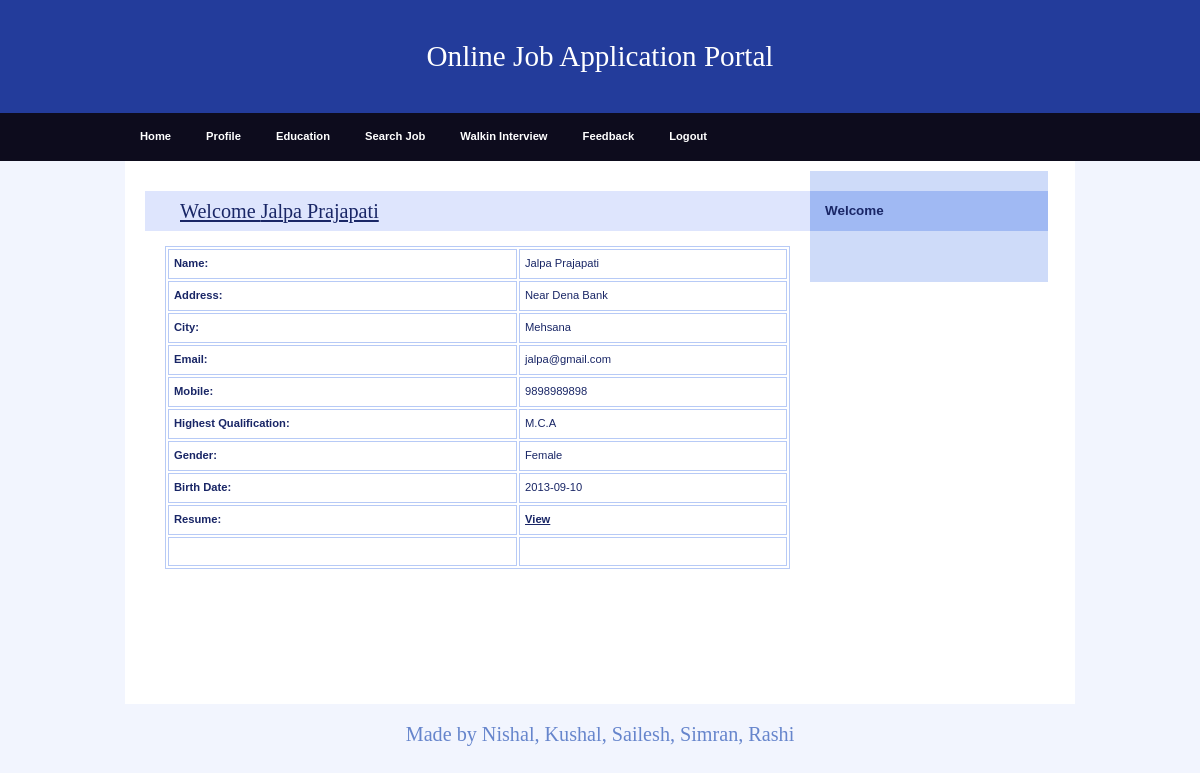
Page /JobSeeker/Profile.php (signed in) on the committed database.
### tables this page shows
CREATE TABLE IF NOT EXISTS `jobseeker_reg` (
  `JobSeekId` int(11) NOT NULL AUTO_INCREMENT,
  `JobSeekerName` varchar(20) NOT NULL,
  `Address` varchar(100) NOT NULL,
  `City` varchar(20) NOT NULL,
  `Email` varchar(40) NOT NULL,
  `Mobile` bigint(20) NOT NULL,
  `Qualification` varchar(20) NOT NULL,
  `Gender` varchar(10) NOT NULL,
  `BirthDate` date NOT NULL,
  `Resume` varchar(200) NOT NULL,
  `Status` varchar(10) NOT NULL,
  `UserName` varchar(20) NOT NULL,
  `Password` varchar(20) NOT NULL,
  `Question` varchar(100) NOT NULL,
  `Answer` varchar(50) NOT NULL,
  PRIMARY KEY (`JobSeekId`),
  KEY `JobSeekId` (`JobSeekId`)
);

### JobSeeker/Profile.php (the view, shortened to what this page needs)
<!DOCTYPE html>
<html>
<head>
  <link rel="stylesheet" media="screen,projection" type="text/css" href="./css/main.css" />
  <link rel="stylesheet" media="print" type="text/css" href="./css/print.css" />
</head>
<body>
  <div id="main" class="box">
    <?php
    include "Header.php"
    ?>
    <?php
    include "menu.php"
    ?>
    <div id="page" class="box">
      <div id="page-in" class="box">
        <div id="content">
          <div class="article">
            <h2><span><a href="#">Welcome <?php echo $_SESSION['Name']; ?></a></span></h2>
            <?php
            $ID = $_SESSION['ID'];
            $con = mysqli_connect("localhost", "nishal", "Nishal1337", "job");
            $sql = "select * from jobseeker_reg where JobSeekId='" . $ID . "'  ";
            $result = mysqli_query($con, $sql);
            $row = mysqli_fetch_array($result)
            ?>
            <table width="100%" border="1" cellspacing="2" cellpadding="2">
              <tr>
                <td><strong>Name:</strong></td>
                <td><?php echo $row['JobSeekerName']; ?></td>
              </tr>
              <tr>
                <td><strong>Address:</strong></td>
                <td><?php echo $row['Address']; ?></td>
              </tr>
              <tr>
                <td><strong>City:</strong></td>
                <td><?php echo $row['City']; ?></td>
              </tr>
              <tr>
                <td><strong>Email:</strong></td>
                <td><?php echo $row['Email']; ?></td>
              </tr>
              <tr>
                <td><strong>Mobile:</strong></td>
                <td><?php echo $row['Mobile']; ?></td>
              </tr>
              <tr>
                <td><strong>Highest Qualification:</strong></td>
                <td><?php echo $row['Qualification']; ?></td>
              </tr>
              <tr>
                <td><strong>Gender:</strong></td>
                <td><?php echo $row['Gender']; ?></td>
              </tr>
              <tr>
                <td><strong>Birth Date:</strong></td>
                <td><?php echo $row['BirthDate']; ?></td>
              </tr>
              <tr>
                <td><strong>Resume:</strong></td>
                <td><a href="../upload/<?php echo $row['Resume']; ?>" target="_blank"><strong>View</strong></a></td>
              </tr>
              <tr>
                <td>&nbsp;</td>
                <td>&nbsp;</td>
              </tr>
            </table>
            <p>&nbsp;</p>
            <p class="btn-more box noprint">&nbsp;</p>
          </div>
        </div>
        <?php
        include "right.php"
        ?>
      </div>
    </div>
    <?php
    include "footer.php"
    ?>
  </div>
</body>
</html>

### JobSeeker/css/main.css (style rules this page uses)
* { min-height: 1px; }
body { border: 0; margin: 0; padding: 0; background: #f2f5fe; font: 70%/160% "verdana", sans-serif; color: #192666; _text-align: center; }
a { color: #192666; }
p { border: 0; margin: 15px 0; padding: 0; line-height: 30px; }
div { display: block; border: 0; margin: 0; padding: 0; }
h1, h2, h3, h4, h5 { border: 0; margin: 10px 0; padding: 0; font-weight: bold; }
h2 { font-size: 180%; line-height: 100%; font-family: "georgia", serif; font-weight: normal; }
table { display: table; margin: 15px 0; padding: 0; border: 1px solid #b7caf6; font-size: 100%; }
tr { display: table-row; }
th, td { display: table-cell; border: 1px solid #b7caf6; margin: 0; padding: 5px; vertical-align: top; text-align: left; }
a, img, span { border: 0; margin: 0; padding: 0; }
strong, .strong { font-weight: bold; }
.box { min-height: 1px; _height: 1px; }
.box:after { content: "."; display: block; line-height: 0px; font-size: 0px; visibility: hidden; clear: both; }
#main { margin: 0px auto 0 auto; _text-align: left; }
#page { min-height: 1px; width: 950px; margin: 0 auto; background: #fff; _height: 1px; }
#page-in { min-height: 1px; padding: 10px 0; _height: 1px; }
#content { float: left; width: 70%; _width: 72%; margin: 0; padding: 0 0 0 20px; }
#content .article { clear: both; margin: 0; padding: 20px; }
#content .article h2 { margin: 0 -20px; padding: 10px; background: #dee5fd; color: #192666; }
#content .article h2 span { padding-left: 25px; }
#content .article p { text-align: justify; }
#content .btn-more { margin: 0 0 15px 0; padding: 0; border: 0; position: relative; }

### JobSeeker/css/print.css (style rules this page uses)
body { border:0; margin:0; padding:0; font-size:12pt }
a { color:#000; text-decoration:none; }
h1, h2, h3 { page-break-after:avoid; page-break-inside:avoid; }
table { border-collapse: collapse; border-width:1px; border-style:solid; }
th, td { display:table-cell; border-width:1px; border-style:solid; }
.noprint { display:none; }

### rows in the picture
jobseeker_reg: JobSeekerName "Jalpa Prajapati", Address "Near Dena Bank", City "Mehsana", Email "jalpa@gmail.com", Mobile "9898989898", Qualification "M.C.A", Gender "Female", BirthDate "2013-09-10"

### other values in the picture
$_SESSION['Name'] "Jalpa Prajapati"
